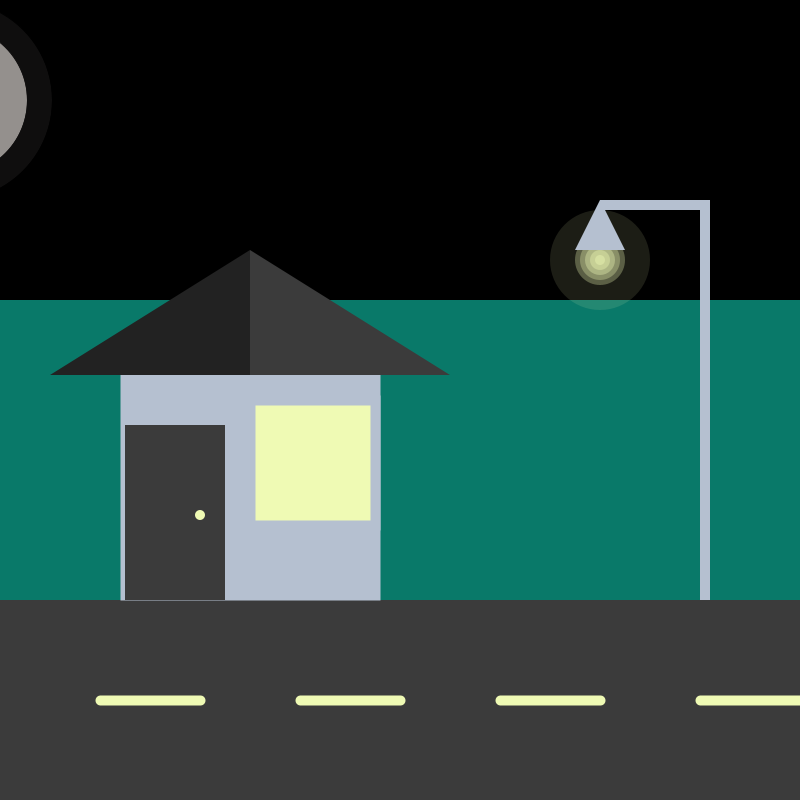
Frame 1 (no input)
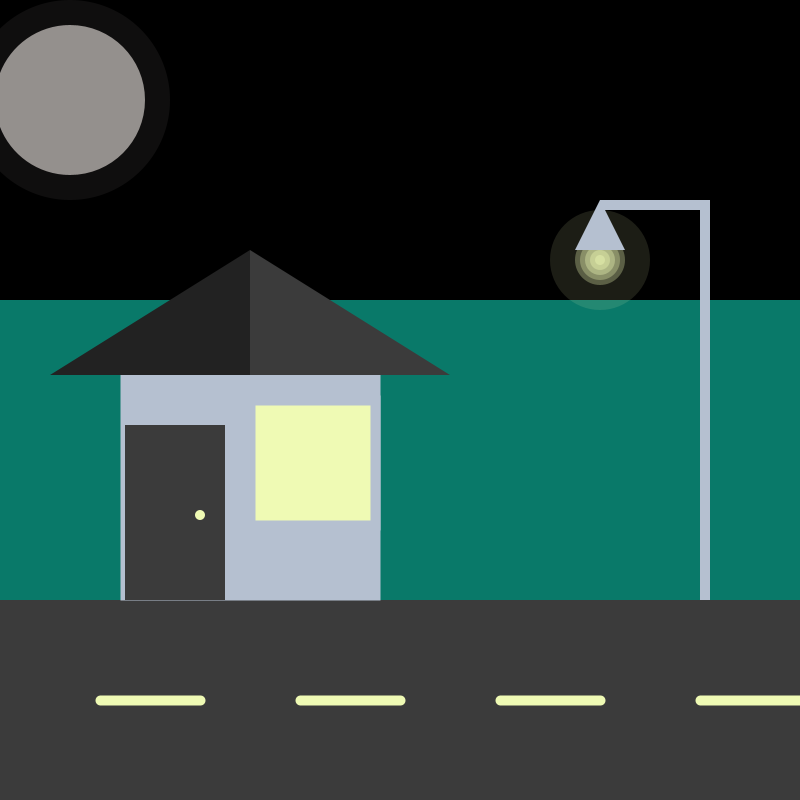
Frame 60 (the mouse pressed at the canvas centre just before this capture)
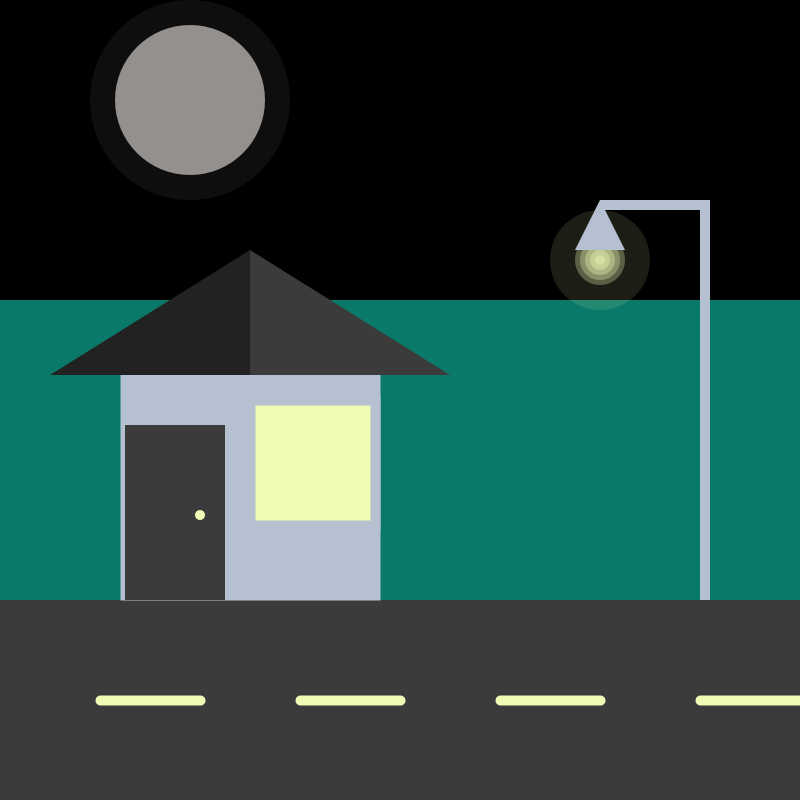
Frame 120 (the mouse held since frame 60 and released just before this capture)

The Processing sketch that drew these frames (run headless with seeded random() and noise(); from frame 60 on, the mouse is pressed at the canvas centre):

// Processing sketch: second_checkpoint
// ── second_checkpoint.pde

// color palette ===========================
color red = #F56991;
color pink = #EED3D9;
color blue = #008DDA;
color turq = #97E7E1;
color gold = #FFC94A;
color yellow = #EFFAB4;
color navy = #001d3d;
color green = #097969;
color skyblue = #87CEEB;

// color palette ===========================

// shades ==================================
color white = #FFFFFF;
color black = #000000;
color lightgrey  = #B5C0D0;
color darkGrey  = #222222;
color grey  = #3b3b3b;
color moongrey = #94908D;

// shades ==================================
float moonX;
float sunX;
boolean night;
boolean phase; 

void setup() {

  
      
      
  night = true;
  phase = true;
  size(800, 800);

  moonX = -50;
  sunX = -50;
}

void draw() {

 moonX = moonX + 2;
 sunX = sunX + 2;
      
//night and day
  if (moonX < 900){
  phase = false;

  
  }else if (moonX > 900){
  phase = true;

  }
  
  if (phase == false){
      background(black);
  
  } else if (phase == true){
     night = false;
      background(skyblue);
  
  }
  

  //animation

  if (night == true) {

    //moon
    fill(moongrey);
    circle(moonX, 100, 150);
    fill(moongrey, 25);
    circle(moonX, 100, 200);

    
  } else if (night == false) {

    fill(yellow);
    circle (sunX, 100, 150);
    fill(yellow, 50);
    circle(sunX, 100, 200);
    
  }
 
  if (moonX > 1800){
    moonX = -100;
 

  }

  //ground
  noStroke();
  fill(green);
  rect(0, 300, 800, 800);

  //road
  noStroke();
  fill(grey);
  rect(0, 600, 800, 600);

  stroke(yellow);
  strokeWeight(10);
  line(100, 700, 200, 700);
  line(300, 700, 400, 700);
  line(600, 700, 500, 700);
  line(700, 700, 800, 700);

  //house-body
  stroke(lightgrey);
  fill(lightgrey);
  square(125, 345, 250);

  //window
  fill(yellow);
  square(250, 400, 125);

  //door
  noStroke();
  fill(grey);
  rect(125, 425, 100, 175);
  fill(yellow);
  circle(200, 515, 10);

  //roof
  noStroke();
  fill(darkGrey);
  triangle(50, 375, 250, 375, 250, 250);
  fill(grey);
  triangle(250, 375, 250, 250, 450, 375);

  //light
  fill(yellow, 30);
  circle(600, 260, 100);
  fill(yellow, 76);
  circle(600, 260, 50);
  fill(yellow, 80);
  circle(600, 260, 40);
  fill(yellow, 90);
  circle(600, 260, 30);
  fill(yellow, 95);
  circle(600, 260, 20);
  fill(yellow, 100);
  circle(600, 260, 10);

  //lightpole
  fill(lightgrey);
  rect(700, 200, 10, 400);
  rect(600, 200, 100, 10);
  triangle(600, 200, 575, 250, 625, 250);
  
  println(moonX);
}
